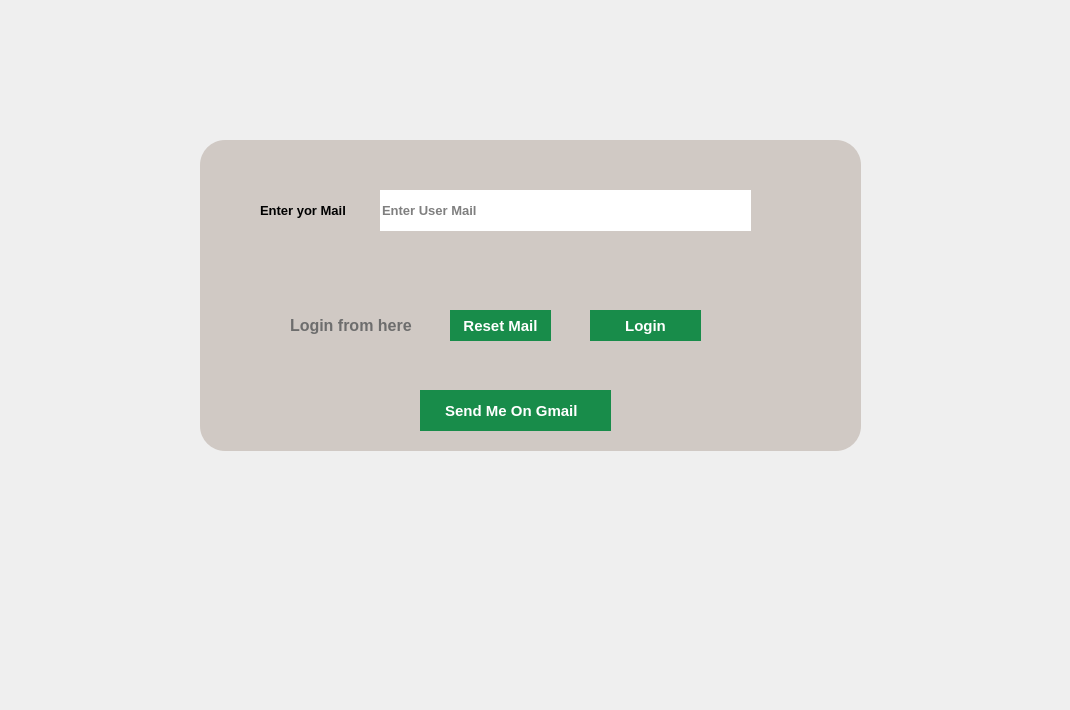
    <widget class="QWidget" name="tab_13">
     <attribute name="title">
      <string>Page</string>
     </attribute>
     <widget class="QLabel" name="label_4">
      <property name="geometry">
       <rect>
        <x>-10</x>
        <y>-50</y>
        <width>1061</width>
        <height>701</height>
       </rect>
      </property>
      <property name="styleSheet">
       <string notr="true">image: url(:/imag/h3.jpg);</string>
      </property>
      <property name="text">
       <string/>
      </property>
     </widget>
     <widget class="QGroupBox" name="groupBox_21">
      <property name="geometry">
       <rect>
        <x>200</x>
        <y>140</y>
        <width>661</width>
        <height>311</height>
       </rect>
      </property>
      <property name="styleSheet">
       <string notr="true">background-color: rgb(208, 201, 196);
border-radius: 25px;</string>
      </property>
      <property name="title">
       <string/>
      </property>
      <widget class="QLineEdit" name="lineEdit_20">
       <property name="geometry">
        <rect>
         <x>180</x>
         <y>50</y>
         <width>371</width>
         <height>41</height>
        </rect>
       </property>
       <property name="font">
        <font>
         <pointsize>10</pointsize>
         <weight>75</weight>
         <bold>true</bold>
        </font>
       </property>
       <property name="styleSheet">
        <string notr="true">background-color: rgb(255, 255, 255);
</string>
       </property>
       <property name="placeholderText">
        <string>Enter User Mail </string>
       </property>
      </widget>
      <widget class="QPushButton" name="pushButton_28">
       <property name="geometry">
        <rect>
         <x>220</x>
         <y>250</y>
         <width>191</width>
         <height>41</height>
        </rect>
       </property>
       <property name="font">
        <font>
         <family>Arial</family>
         <pointsize>-1</pointsize>
         <weight>75</weight>
         <bold>true</bold>
         <underline>false</underline>
         <strikeout>false</strikeout>
        </font>
       </property>
       <property name="focusPolicy">
        <enum>Qt::StrongFocus</enum>
       </property>
       <property name="styleSheet">
        <string notr="true">QPushButton { background: #188c4a;
  background-image: -webkit-linear-gradient(top, #188c4a, #0f5928);
  background-image: -moz-linear-gradient(top, #188c4a, #0f5928);
  background-image: -ms-linear-gradient(top, #188c4a, #0f5928);
  background-image: -o-linear-gradient(top, #188c4a, #0f5928);
  background-image: linear-gradient(to bottom, #188c4a, #0f5928);
  -webkit-border-radius: 28;
  -moz-border-radius: 28;
  border-radius: 28px;
  font-family: Arial;
  color: #ffffff;
  font-size: 15px;
  padding: 10px 20px 10px 20px;
  text-decoration: none;
}

QPushButton:hover {
   background: #003800;
  background-image: -webkit-linear-gradient(top, #1e47eb, #1436de);
  background-image: -moz-linear-gradient(top, #1e47eb, #1436de);
  background-image: -ms-linear-gradient(top, #1e47eb, #1436de);
  background-image: -o-linear-gradient(top, #1e47eb, #1436de);
  background-image: linear-gradient(to bottom, #1e47eb, #1436de);
  text-decoration: none;
}
</string>
       </property>
       <property name="text">
        <string>Send Me On Gmail  </string>
       </property>
      </widget>
      <widget class="QGroupBox" name="groupBox_22">
       <property name="geometry">
        <rect>
         <x>70</x>
         <y>160</y>
         <width>491</width>
         <height>61</height>
        </rect>
       </property>
       <property name="title">
        <string/>
       </property>
       <widget class="QLabel" name="label_15">
        <property name="geometry">
         <rect>
          <x>20</x>
          <y>10</y>
          <width>141</width>
          <height>31</height>
         </rect>
        </property>
        <property name="font">
         <font>
          <pointsize>12</pointsize>
          <weight>75</weight>
          <bold>true</bold>
         </font>
        </property>
        <property name="styleSheet">
         <string notr="true">color: rgb(109, 109, 109);
border:null</string>
        </property>
        <property name="text">
         <string>Login from here</string>
        </property>
       </widget>
       <widget class="QPushButton" name="pushButton_30">
        <property name="geometry">
         <rect>
          <x>180</x>
          <y>10</y>
          <width>101</width>
          <height>31</height>
         </rect>
        </property>
        <property name="font">
         <font>
          <family>Arial</family>
          <pointsize>-1</pointsize>
          <weight>75</weight>
          <italic>false</italic>
          <bold>true</bold>
          <underline>false</underline>
          <strikeout>false</strikeout>
         </font>
        </property>
        <property name="styleSheet">
         <string notr="true">QPushButton { background: #188c4a;
  background-image: -webkit-linear-gradient(top, #188c4a, #0f5928);
  background-image: -moz-linear-gradient(top, #188c4a, #0f5928);
  background-image: -ms-linear-gradient(top, #188c4a, #0f5928);
  background-image: -o-linear-gradient(top, #188c4a, #0f5928);
  background-image: linear-gradient(to bottom, #188c4a, #0f5928);
  -webkit-border-radius: 28;
  -moz-border-radius: 28;
  border-radius: 28px;
  font-family: Arial;
  color: #ffffff;
  font-size: 15px;
  
  text-decoration: none;
}

QPushButton:hover {
   background: #003800;
  background-image: -webkit-linear-gradient(top, #1e47eb, #1436de);
  background-image: -moz-linear-gradient(top, #1e47eb, #1436de);
  background-image: -ms-linear-gradient(top, #1e47eb, #1436de);
  background-image: -o-linear-gradient(top, #1e47eb, #1436de);
  background-image: linear-gradient(to bottom, #1e47eb, #1436de);
  text-decoration: none;
}
</string>
        </property>
        <property name="text">
         <string>Reset Mail</string>
        </property>
       </widget>
       <widget class="QPushButton" name="pushButton_31">
        <property name="geometry">
         <rect>
          <x>320</x>
          <y>10</y>
          <width>111</width>
          <height>31</height>
         </rect>
        </property>
        <property name="font">
         <font>
          <family>Arial</family>
          <pointsize>-1</pointsize>
          <weight>75</weight>
          <bold>true</bold>
          <underline>false</underline>
          <strikeout>false</strikeout>
         </font>
        </property>
        <property name="styleSheet">
         <string notr="true">QPushButton { background: #188c4a;
  background-image: -webkit-linear-gradient(top, #188c4a, #0f5928);
  background-image: -moz-linear-gradient(top, #188c4a, #0f5928);
  background-image: -ms-linear-gradient(top, #188c4a, #0f5928);
  background-image: -o-linear-gradient(top, #188c4a, #0f5928);
  background-image: linear-gradient(to bottom, #188c4a, #0f5928);
  -webkit-border-radius: 28;
  -moz-border-radius: 28;
  border-radius: 28px;
  font-family: Arial;
  color: #ffffff;
  font-size: 15px;
 
  text-decoration: none;
}

QPushButton:hover {
   background: #003800;
  background-image: -webkit-linear-gradient(top, #1e47eb, #1436de);
  background-image: -moz-linear-gradient(top, #1e47eb, #1436de);
  background-image: -ms-linear-gradient(top, #1e47eb, #1436de);
  background-image: -o-linear-gradient(top, #1e47eb, #1436de);
  background-image: linear-gradient(to bottom, #1e47eb, #1436de);
  text-decoration: none;
}
</string>
        </property>
        <property name="text">
         <string>Login</string>
        </property>
       </widget>
      </widget>
      <widget class="QLabel" name="label_5">
       <property name="geometry">
        <rect>
         <x>60</x>
         <y>50</y>
         <width>111</width>
         <height>41</height>
        </rect>
       </property>
       <property name="font">
        <font>
         <pointsize>10</pointsize>
         <weight>75</weight>
         <bold>true</bold>
        </font>
       </property>
       <property name="styleSheet">
        <string notr="true">border:none</string>
       </property>
       <property name="text">
        <string>Enter yor Mail</string>
       </property>
      </widget>
     </widget>
    </widget>
